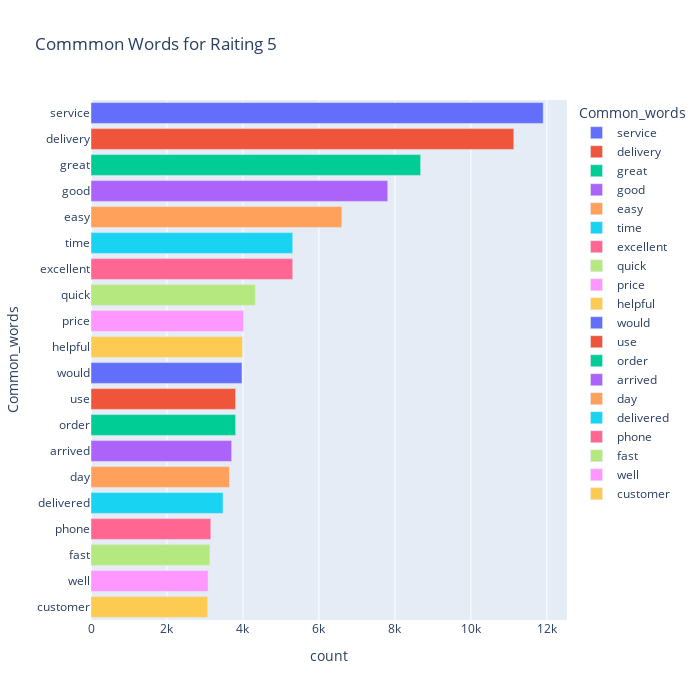

Notebook code cell kept with this figure:
### Code cell
fig = px.bar(temp, x="count", y="Common_words", title='Commmon Words for Raiting 5', orientation='h', 
             width=700, height=700,color='Common_words')
fig.show()

### Figure 1 — Plotly figure (JSON) as saved in the notebook; plotly's stock layout.template omitted (floating-point values rounded to 4 significant figures)
{"data": [{"alignmentgroup": "True", "hovertemplate": "Common_words=%{y}<br>count=%{x}<extra></extra>", "legendgroup": "service", "marker": {"color": "#636efa", "pattern": {"shape": ""}}, "name": "service", "offsetgroup": "service", "orientation": "h", "showlegend": true, "textposition": "auto", "type": "bar", "x": [11903], "xaxis": "x", "y": ["service"], "yaxis": "y"}, {"alignmentgroup": "True", "hovertemplate": "Common_words=%{y}<br>count=%{x}<extra></extra>", "legendgroup": "delivery", "marker": {"color": "#EF553B", "pattern": {"shape": ""}}, "name": "delivery", "offsetgroup": "delivery", "orientation": "h", "showlegend": true, "textposition": "auto", "type": "bar", "x": [11129], "xaxis": "x", "y": ["delivery"], "yaxis": "y"}, {"alignmentgroup": "True", "hovertemplate": "Common_words=%{y}<br>count=%{x}<extra></extra>", "legendgroup": "great", "marker": {"color": "#00cc96", "pattern": {"shape": ""}}, "name": "great", "offsetgroup": "great", "orientation": "h", "showlegend": true, "textposition": "auto", "type": "bar", "x": [8677], "xaxis": "x", "y": ["great"], "yaxis": "y"}, {"alignmentgroup": "True", "hovertemplate": "Common_words=%{y}<br>count=%{x}<extra></extra>", "legendgroup": "good", "marker": {"color": "#ab63fa", "pattern": {"shape": ""}}, "name": "good", "offsetgroup": "good", "orientation": "h", "showlegend": true, "textposition": "auto", "type": "bar", "x": [7811], "xaxis": "x", "y": ["good"], "yaxis": "y"}, {"alignmentgroup": "True", "hovertemplate": "Common_words=%{y}<br>count=%{x}<extra></extra>", "legendgroup": "easy", "marker": {"color": "#FFA15A", "pattern": {"shape": ""}}, "name": "easy", "offsetgroup": "easy", "orientation": "h", "showlegend": true, "textposition": "auto", "type": "bar", "x": [6602], "xaxis": "x", "y": ["easy"], "yaxis": "y"}, {"alignmentgroup": "True", "hovertemplate": "Common_words=%{y}<br>count=%{x}<extra></extra>", "legendgroup": "time", "marker": {"color": "#19d3f3", "pattern": {"shape": ""}}, "name": "time", "offsetgroup": "time", "orientation": "h", "showlegend": true, "textposition": "auto", "type": "bar", "x": [5310], "xaxis": "x", "y": ["time"], "yaxis": "y"}, {"alignmentgroup": "True", "hovertemplate": "Common_words=%{y}<br>count=%{x}<extra></extra>", "legendgroup": "excellent", "marker": {"color": "#FF6692", "pattern": {"shape": ""}}, "name": "excellent", "offsetgroup": "excellent", "orientation": "h", "showlegend": true, "textposition": "auto", "type": "bar", "x": [5310], "xaxis": "x", "y": ["excellent"], "yaxis": "y"}, {"alignmentgroup": "True", "hovertemplate": "Common_words=%{y}<br>count=%{x}<extra></extra>", "legendgroup": "quick", "marker": {"color": "#B6E880", "pattern": {"shape": ""}}, "name": "quick", "offsetgroup": "quick", "orientation": "h", "showlegend": true, "textposition": "auto", "type": "bar", "x": [4326], "xaxis": "x", "y": ["quick"], "yaxis": "y"}, {"alignmentgroup": "True", "hovertemplate": "Common_words=%{y}<br>count=%{x}<extra></extra>", "legendgroup": "price", "marker": {"color": "#FF97FF", "pattern": {"shape": ""}}, "name": "price", "offsetgroup": "price", "orientation": "h", "showlegend": true, "textposition": "auto", "type": "bar", "x": [4017], "xaxis": "x", "y": ["price"], "yaxis": "y"}, {"alignmentgroup": "True", "hovertemplate": "Common_words=%{y}<br>count=%{x}<extra></extra>", "legendgroup": "helpful", "marker": {"color": "#FECB52", "pattern": {"shape": ""}}, "name": "helpful", "offsetgroup": "helpful", "orientation": "h", "showlegend": true, "textposition": "auto", "type": "bar", "x": [3988], "xaxis": "x", "y": ["helpful"], "yaxis": "y"}, {"alignmentgroup": "True", "hovertemplate": "Common_words=%{y}<br>count=%{x}<extra></extra>", "legendgroup": "would", "marker": {"color": "#636efa", "pattern": {"shape": ""}}, "name": "would", "offsetgroup": "would", "orientation": "h", "showlegend": true, "textposition": "auto", "type": "bar", "x": [3974], "xaxis": "x", "y": ["would"], "yaxis": "y"}, {"alignmentgroup": "True", "hovertemplate": "Common_words=%{y}<br>count=%{x}<extra></extra>", "legendgroup": "use", "marker": {"color": "#EF553B", "pattern": {"shape": ""}}, "name": "use", "offsetgroup": "use", "orientation": "h", "showlegend": true, "textposition": "auto", "type": "bar", "x": [3807], "xaxis": "x", "y": ["use"], "yaxis": "y"}, {"alignmentgroup": "True", "hovertemplate": "Common_words=%{y}<br>count=%{x}<extra></extra>", "legendgroup": "order", "marker": {"color": "#00cc96", "pattern": {"shape": ""}}, "name": "order", "offsetgroup": "order", "orientation": "h", "showlegend": true, "textposition": "auto", "type": "bar", "x": [3807], "xaxis": "x", "y": ["order"], "yaxis": "y"}, {"alignmentgroup": "True", "hovertemplate": "Common_words=%{y}<br>count=%{x}<extra></extra>", "legendgroup": "arrived", "marker": {"color": "#ab63fa", "pattern": {"shape": ""}}, "name": "arrived", "offsetgroup": "arrived", "orientation": "h", "showlegend": true, "textposition": "auto", "type": "bar", "x": [3702], "xaxis": "x", "y": ["arrived"], "yaxis": "y"}, {"alignmentgroup": "True", "hovertemplate": "Common_words=%{y}<br>count=%{x}<extra></extra>", "legendgroup": "day", "marker": {"color": "#FFA15A", "pattern": {"shape": ""}}, "name": "day", "offsetgroup": "day", "orientation": "h", "showlegend": true, "textposition": "auto", "type": "bar", "x": [3644], "xaxis": "x", "y": ["day"], "yaxis": "y"}, {"alignmentgroup": "True", "hovertemplate": "Common_words=%{y}<br>count=%{x}<extra></extra>", "legendgroup": "delivered", "marker": {"color": "#19d3f3", "pattern": {"shape": ""}}, "name": "delivered", "offsetgroup": "delivered", "orientation": "h", "showlegend": true, "textposition": "auto", "type": "bar", "x": [3475], "xaxis": "x", "y": ["delivered"], "yaxis": "y"}, {"alignmentgroup": "True", "hovertemplate": "Common_words=%{y}<br>count=%{x}<extra></extra>", "legendgroup": "phone", "marker": {"color": "#FF6692", "pattern": {"shape": ""}}, "name": "phone", "offsetgroup": "phone", "orientation": "h", "showlegend": true, "textposition": "auto", "type": "bar", "x": [3154], "xaxis": "x", "y": ["phone"], "yaxis": "y"}, {"alignmentgroup": "True", "hovertemplate": "Common_words=%{y}<br>count=%{x}<extra></extra>", "legendgroup": "fast", "marker": {"color": "#B6E880", "pattern": {"shape": ""}}, "name": "fast", "offsetgroup": "fast", "orientation": "h", "showlegend": true, "textposition": "auto", "type": "bar", "x": [3130], "xaxis": "x", "y": ["fast"], "yaxis": "y"}, {"alignmentgroup": "True", "hovertemplate": "Common_words=%{y}<br>count=%{x}<extra></extra>", "legendgroup": "well", "marker": {"color": "#FF97FF", "pattern": {"shape": ""}}, "name": "well", "offsetgroup": "well", "orientation": "h", "showlegend": true, "textposition": "auto", "type": "bar", "x": [3083], "xaxis": "x", "y": ["well"], "yaxis": "y"}, {"alignmentgroup": "True", "hovertemplate": "Common_words=%{y}<br>count=%{x}<extra></extra>", "legendgroup": "customer", "marker": {"color": "#FECB52", "pattern": {"shape": ""}}, "name": "customer", "offsetgroup": "customer", "orientation": "h", "showlegend": true, "textposition": "auto", "type": "bar", "x": [3073], "xaxis": "x", "y": ["customer"], "yaxis": "y"}], "layout": {"barmode": "relative", "height": 700, "legend": {"title": {"text": "Common_words"}, "tracegroupgap": 0}, "title": {"text": "Commmon Words for Raiting 5"}, "width": 700, "xaxis": {"anchor": "y", "domain": [0, 1], "title": {"text": "count"}}, "yaxis": {"anchor": "x", "categoryarray": ["customer", "well", "fast", "phone", "delivered", "day", "arrived", "order", "use", "would", "helpful", "price", "quick", "excellent", "time", "easy", "good", "great", "delivery", "service"], "categoryorder": "array", "domain": [0, 1], "title": {"text": "Common_words"}}}}
